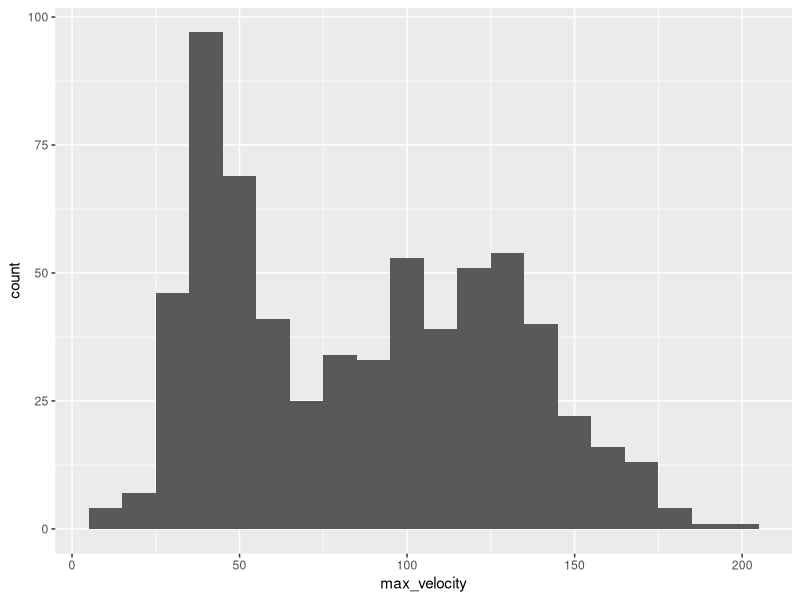
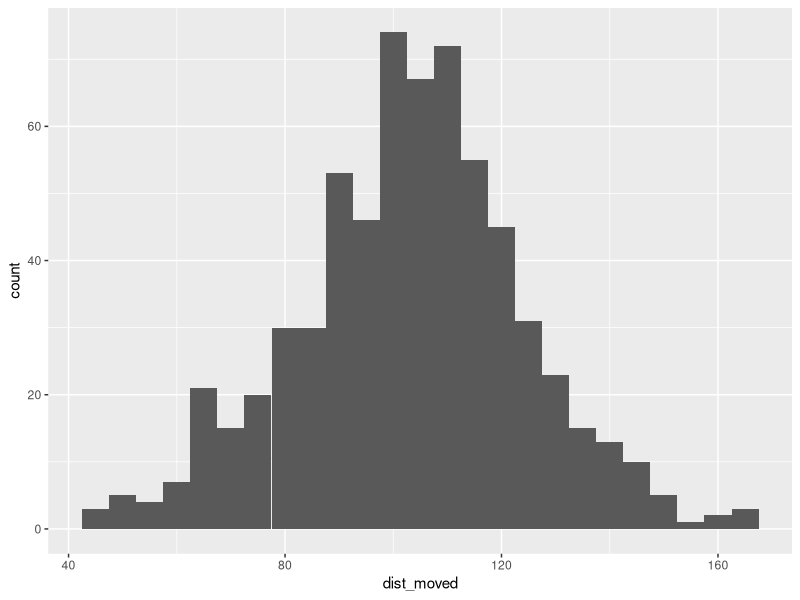

Write R code to recreate these figures, in order.
## ---- chunk 1

library(tidyverse)
library(dplyr)

## ---- chunk 2
Startle_per_20s <- read_csv("Startle_Trial_Stat_per_20s.csv")

## ---- chunk 3

 colnames(Startle_per_20s)[
     colnames(Startle_per_20s) == "Selection Result"
] <- "selection_result"

colnames(Startle_per_20s)[
     colnames(Startle_per_20s) == "Velocity...6"
   ] <- "max_velocity"

 colnames(Startle_per_20s)[
     colnames(Startle_per_20s) == "Distance moved 2"
] <- "dist_moved"


colnames(Startle_per_20s)[
     colnames(Startle_per_20s) == "Time bin"
     ] <- "time_bin"
## ---- chunk 4
class(Startle_per_20s$selection_result)

## ---- chunk 5
Startle_per_20s$selection_result <-
  as.factor(Startle_per_20s$selection_result)
class(Startle_per_20s$selection_result)
## ---- chunk 6
class(Startle_per_20s$max_velocity)

## ---- chunk 7
Startle_per_20s$max_velocity <-
    as.numeric(Startle_per_20s$max_velocity)
class(Startle_per_20s$max_velocity)



sum(is.na(Startle_per_20s$max_velocity))
## ---- chunk 8
class(Startle_per_20s$time_bin)
## ---- chunk 9
class(Startle_per_20s$dist_moved)

## ---- chunk 10
Startle_per_20s$dist_moved <- 
  as.numeric(Startle_per_20s$dist_moved)

class(Startle_per_20s$dist_moved)

sum(is.na(Startle_per_20s$dist_moved))
## ---- chunk 11
Startle_per_20s <- Startle_per_20s %>% filter(!is.na(max_velocity))
## ---- chunk 12
ggplot(
     data = subset(Startle_per_20s),
     aes (x = max_velocity)
 ) +
  geom_histogram(binwidth=10
                 )

## ---- chunk 13
ggplot(data=subset(Startle_per_20s), 
       aes(x=dist_moved)
)+
  geom_histogram(binwidth=5)
       
## ---- chunk 14
max_velocity_per_20s <- Startle_per_20s %>%
  group_by(Trial, Arena) %>%
  slice_min(`time_bin`, n = 1, with_ties = FALSE) %>%
 ungroup()


nrow(max_velocity_per_20s)
view(max_velocity_per_20s)
## ---- chunk 15
total_dist_moved <- Startle_per_20s %>%
  group_by(selection_result,Trial,Arena) %>%
  summarise(across(where(is.numeric),~sum(.x,na.rm=TRUE)),
  .groups = "drop"
  )

view(total_dist_moved)

## ---- chunk 16
saveRDS(max_velocity_per_20s,"max_velocity_per_20s.rds")
saveRDS(total_dist_moved,"total_dist_moved.rds")
